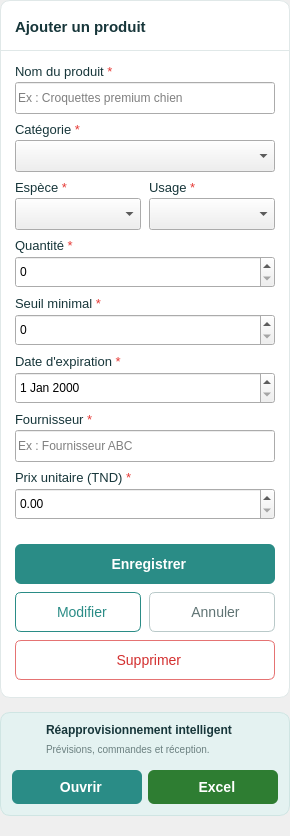
                    <widget class="QWidget" name="colonneDroiteStock">
                     <property name="minimumSize">
                      <size>
                       <width>290</width>
                       <height>0</height>
                      </size>
                     </property>
                     <property name="maximumSize">
                      <size>
                       <width>290</width>
                       <height>16777215</height>
                      </size>
                     </property>
                     <layout class="QVBoxLayout" name="layout_colonneDroite">
                      <property name="spacing">
                       <number>14</number>
                      </property>
                      <property name="leftMargin">
                       <number>0</number>
                      </property>
                      <property name="topMargin">
                       <number>0</number>
                      </property>
                      <property name="rightMargin">
                       <number>0</number>
                      </property>
                      <property name="bottomMargin">
                       <number>0</number>
                      </property>
                      <item>
                       <widget class="QFrame" name="frameFormulaireStock">
                        <property name="minimumSize">
                         <size>
                          <width>290</width>
                          <height>698</height>
                         </size>
                        </property>
                        <property name="maximumSize">
                         <size>
                          <width>290</width>
                          <height>698</height>
                         </size>
                        </property>
                        <property name="styleSheet">
                         <string>.QFrame { background-color:white; border:1px solid #E0E8E8; border-radius:10px; }</string>
                        </property>
                        <widget class="QLabel" name="lblFormTitreStock">
                         <property name="geometry">
                          <rect>
                           <x>15</x>
                           <y>14</y>
                           <width>260</width>
                           <height>26</height>
                          </rect>
                         </property>
                         <property name="styleSheet">
                          <string>color:#17363A;font-size:15px;font-weight:bold;</string>
                         </property>
                         <property name="text">
                          <string>Ajouter un produit</string>
                         </property>
                        </widget>
                        <widget class="QLabel" name="lblSeparateurStock">
                         <property name="geometry">
                          <rect>
                           <x>0</x>
                           <y>50</y>
                           <width>290</width>
                           <height>1</height>
                          </rect>
                         </property>
                         <property name="styleSheet">
                          <string>background:#E0E8E8;</string>
                         </property>
                         <property name="text">
                          <string />
                         </property>
                        </widget>
                        <widget class="QLabel" name="lblNomStock">
                         <property name="geometry">
                          <rect>
                           <x>15</x>
                           <y>62</y>
                           <width>260</width>
                           <height>20</height>
                          </rect>
                         </property>
                         <property name="styleSheet">
                          <string>color:#17363A; font-size:13px;</string>
                         </property>
                         <property name="text">
                          <string>Nom du produit &lt;span style="color:#E53935"&gt;*&lt;/span&gt;</string>
                         </property>
                         <property name="textFormat">
                          <enum>Qt::RichText</enum>
                         </property>
                        </widget>
                        <widget class="QLineEdit" name="txtNomStock">
                         <property name="geometry">
                          <rect>
                           <x>15</x>
                           <y>82</y>
                           <width>260</width>
                           <height>32</height>
                          </rect>
                         </property>
                         <property name="placeholderText">
                          <string>Ex : Croquettes premium chien</string>
                         </property>
                        </widget>
                        <widget class="QLabel" name="lblCategorieStock">
                         <property name="geometry">
                          <rect>
                           <x>15</x>
                           <y>120</y>
                           <width>260</width>
                           <height>20</height>
                          </rect>
                         </property>
                         <property name="styleSheet">
                          <string>color:#17363A; font-size:13px;</string>
                         </property>
                         <property name="text">
                          <string>Catégorie &lt;span style="color:#E53935"&gt;*&lt;/span&gt;</string>
                         </property>
                         <property name="textFormat">
                          <enum>Qt::RichText</enum>
                         </property>
                        </widget>
                        <widget class="QComboBox" name="cmbCategorieStock">
                         <property name="geometry">
                          <rect>
                           <x>15</x>
                           <y>140</y>
                           <width>260</width>
                           <height>32</height>
                          </rect>
                         </property>
                         <property name="cursor">
                          <cursorShape>PointingHandCursor</cursorShape>
                         </property>
                        </widget>
                        <widget class="QLabel" name="lblEspeceStock">
                         <property name="geometry">
                          <rect>
                           <x>15</x>
                           <y>178</y>
                           <width>126</width>
                           <height>20</height>
                          </rect>
                         </property>
                         <property name="styleSheet">
                          <string>color:#17363A; font-size:13px;</string>
                         </property>
                         <property name="text">
                          <string>Espèce &lt;span style="color:#E53935"&gt;*&lt;/span&gt;</string>
                         </property>
                         <property name="textFormat">
                          <enum>Qt::RichText</enum>
                         </property>
                        </widget>
                        <widget class="QComboBox" name="cmbEspeceStock">
                         <property name="geometry">
                          <rect>
                           <x>15</x>
                           <y>198</y>
                           <width>126</width>
                           <height>32</height>
                          </rect>
                         </property>
                         <property name="cursor">
                          <cursorShape>PointingHandCursor</cursorShape>
                         </property>
                        </widget>
                        <widget class="QLabel" name="lblUsageStock">
                         <property name="geometry">
                          <rect>
                           <x>149</x>
                           <y>178</y>
                           <width>126</width>
                           <height>20</height>
                          </rect>
                         </property>
                         <property name="styleSheet">
                          <string>color:#17363A; font-size:13px;</string>
                         </property>
                         <property name="text">
                          <string>Usage &lt;span style="color:#E53935"&gt;*&lt;/span&gt;</string>
                         </property>
                         <property name="textFormat">
                          <enum>Qt::RichText</enum>
                         </property>
                        </widget>
                        <widget class="QComboBox" name="cmbUsageStock">
                         <property name="geometry">
                          <rect>
                           <x>149</x>
                           <y>198</y>
                           <width>126</width>
                           <height>32</height>
                          </rect>
                         </property>
                         <property name="cursor">
                          <cursorShape>PointingHandCursor</cursorShape>
                         </property>
                        </widget>
                        <widget class="QLabel" name="lblQuantiteStock">
                         <property name="geometry">
                          <rect>
                           <x>15</x>
                           <y>236</y>
                           <width>260</width>
                           <height>20</height>
                          </rect>
                         </property>
                         <property name="styleSheet">
                          <string>color:#17363A; font-size:13px;</string>
                         </property>
                         <property name="text">
                          <string>Quantité &lt;span style="color:#E53935"&gt;*&lt;/span&gt;</string>
                         </property>
                         <property name="textFormat">
                          <enum>Qt::RichText</enum>
                         </property>
                        </widget>
                        <widget class="QSpinBox" name="spinQuantiteStock">
                         <property name="geometry">
                          <rect>
                           <x>15</x>
                           <y>256</y>
                           <width>260</width>
                           <height>32</height>
                          </rect>
                         </property>
                        </widget>
                        <widget class="QLabel" name="lblSeuilStock">
                         <property name="geometry">
                          <rect>
                           <x>15</x>
                           <y>294</y>
                           <width>260</width>
                           <height>20</height>
                          </rect>
                         </property>
                         <property name="styleSheet">
                          <string>color:#17363A; font-size:13px;</string>
                         </property>
                         <property name="text">
                          <string>Seuil minimal &lt;span style="color:#E53935"&gt;*&lt;/span&gt;</string>
                         </property>
                         <property name="textFormat">
                          <enum>Qt::RichText</enum>
                         </property>
                        </widget>
                        <widget class="QSpinBox" name="spinSeuilStock">
                         <property name="geometry">
                          <rect>
                           <x>15</x>
                           <y>314</y>
                           <width>260</width>
                           <height>32</height>
                          </rect>
                         </property>
                        </widget>
                        <widget class="QLabel" name="lblDateStock">
                         <property name="geometry">
                          <rect>
                           <x>15</x>
                           <y>352</y>
                           <width>260</width>
                           <height>20</height>
                          </rect>
                         </property>
                         <property name="styleSheet">
                          <string>color:#17363A; font-size:13px;</string>
                         </property>
                         <property name="text">
                          <string>Date d'expiration &lt;span style="color:#E53935"&gt;*&lt;/span&gt;</string>
                         </property>
                         <property name="textFormat">
                          <enum>Qt::RichText</enum>
                         </property>
                        </widget>
                        <widget class="QDateEdit" name="dateExpirationStock">
                         <property name="geometry">
                          <rect>
                           <x>15</x>
                           <y>372</y>
                           <width>260</width>
                           <height>32</height>
                          </rect>
                         </property>
                         <property name="cursor">
                          <cursorShape>PointingHandCursor</cursorShape>
                         </property>
                        </widget>
                        <widget class="QLabel" name="lblFournisseurStock">
                         <property name="geometry">
                          <rect>
                           <x>15</x>
                           <y>410</y>
                           <width>260</width>
                           <height>20</height>
                          </rect>
                         </property>
                         <property name="styleSheet">
                          <string>color:#17363A; font-size:13px;</string>
                         </property>
                         <property name="text">
                          <string>Fournisseur &lt;span style="color:#E53935"&gt;*&lt;/span&gt;</string>
                         </property>
                         <property name="textFormat">
                          <enum>Qt::RichText</enum>
                         </property>
                        </widget>
                        <widget class="QLineEdit" name="txtFournisseurStock">
                         <property name="geometry">
                          <rect>
                           <x>15</x>
                           <y>430</y>
                           <width>260</width>
                           <height>32</height>
                          </rect>
                         </property>
                         <property name="placeholderText">
                          <string>Ex : Fournisseur ABC</string>
                         </property>
                        </widget>
                        <widget class="QLabel" name="lblPrixStock">
                         <property name="geometry">
                          <rect>
                           <x>15</x>
                           <y>468</y>
                           <width>260</width>
                           <height>20</height>
                          </rect>
                         </property>
                         <property name="styleSheet">
                          <string>color:#17363A; font-size:13px;</string>
                         </property>
                         <property name="text">
                          <string>Prix unitaire (TND) &lt;span style="color:#E53935"&gt;*&lt;/span&gt;</string>
                         </property>
                         <property name="textFormat">
                          <enum>Qt::RichText</enum>
                         </property>
                        </widget>
                        <widget class="QDoubleSpinBox" name="spinPrixStock">
                         <property name="geometry">
                          <rect>
                           <x>15</x>
                           <y>488</y>
                           <width>260</width>
                           <height>32</height>
                          </rect>
                         </property>
                        </widget>
                        <widget class="QPushButton" name="btnEnregistrerStock">
                         <property name="geometry">
                          <rect>
                           <x>15</x>
                           <y>544</y>
                           <width>260</width>
                           <height>40</height>
                          </rect>
                         </property>
                         <property name="cursor">
                          <cursorShape>PointingHandCursor</cursorShape>
                         </property>
                         <property name="styleSheet">
                          <string>QPushButton { background-color:#2A8C86; color:white; border:none; border-radius:6px; font-size:14px; font-weight:bold; }
QPushButton:hover { background-color:#237872; }
QPushButton:disabled { background-color:#B7D3D1; color:white; }</string>
                         </property>
                         <property name="text">
                          <string>  Enregistrer</string>
                         </property>
                         <property name="icon">
                          <iconset resource="ressources.qrc">:/icones/save_white.png<normaloff>:/icones/save_white.png</normaloff>
                          </iconset>
                         </property>
                         <property name="iconSize">
                          <size>
                           <width>18</width>
                           <height>18</height>
                          </size>
                         </property>
                        </widget>
                        <widget class="QPushButton" name="btnModifierStock">
                         <property name="geometry">
                          <rect>
                           <x>15</x>
                           <y>592</y>
                           <width>126</width>
                           <height>40</height>
                          </rect>
                         </property>
                         <property name="cursor">
                          <cursorShape>PointingHandCursor</cursorShape>
                         </property>
                         <property name="styleSheet">
                          <string>QPushButton { background:white; color:#2A8C86; border:1px solid #2A8C86; border-radius:6px; font-size:14px; }
QPushButton:hover { background-color:#E6F2F1; }
QPushButton:disabled { color:#A9B8B8; border:1px solid #D5E0E0; background:#F4F7F7; }</string>
                         </property>
                         <property name="text">
                          <string>  Modifier</string>
                         </property>
                         <property name="icon">
                          <iconset resource="ressources.qrc">:/icones/pencil_teal.png<normaloff>:/icones/pencil_teal.png</normaloff>
                          </iconset>
                         </property>
                         <property name="iconSize">
                          <size>
                           <width>18</width>
                           <height>18</height>
                          </size>
                         </property>
                        </widget>
                        <widget class="QPushButton" name="btnAnnulerStock">
                         <property name="geometry">
                          <rect>
                           <x>149</x>
                           <y>592</y>
                           <width>126</width>
                           <height>40</height>
                          </rect>
                         </property>
                         <property name="cursor">
                          <cursorShape>PointingHandCursor</cursorShape>
                         </property>
                         <property name="styleSheet">
                          <string>QPushButton { background:white; color:#5F7373; border:1px solid #B9C9C9; border-radius:6px; font-size:14px; }
QPushButton:hover { background-color:#F0F4F4; }
QPushButton:disabled { color:#A9B8B8; border:1px solid #D5E0E0; background:#F4F7F7; }</string>
                         </property>
                         <property name="text">
                          <string>  Annuler</string>
                         </property>
                         <property name="toolTip">
                          <string>Annuler la modification et vider le formulaire</string>
                         </property>
                         <property name="icon">
                          <iconset resource="ressources.qrc">:/icones/croix_grey.png<normaloff>:/icones/croix_grey.png</normaloff>
                          </iconset>
                         </property>
                         <property name="iconSize">
                          <size>
                           <width>14</width>
                           <height>14</height>
                          </size>
                         </property>
                        </widget>
                        <widget class="QPushButton" name="btnSupprimerStock">
                         <property name="geometry">
                          <rect>
                           <x>15</x>
                           <y>640</y>
                           <width>260</width>
                           <height>40</height>
                          </rect>
                         </property>
                         <property name="cursor">
                          <cursorShape>PointingHandCursor</cursorShape>
                         </property>
                         <property name="styleSheet">
                          <string>QPushButton { background:white; color:#D32F2F; border:1px solid #E57373; border-radius:6px; font-size:14px; }
QPushButton:hover { background-color:#FDECEC; }</string>
                         </property>
                         <property name="text">
                          <string>  Supprimer</string>
                         </property>
                         <property name="icon">
                          <iconset resource="ressources.qrc">:/icones/trash_red.png<normaloff>:/icones/trash_red.png</normaloff>
                          </iconset>
                         </property>
                         <property name="iconSize">
                          <size>
                           <width>18</width>
                           <height>18</height>
                          </size>
                         </property>
                        </widget>
                       </widget>
                      </item>
                      <item>
                       <widget class="QFrame" name="frameExportStock">
                        <property name="minimumSize">
                         <size>
                          <width>290</width>
                          <height>104</height>
                         </size>
                        </property>
                        <property name="maximumSize">
                         <size>
                          <width>290</width>
                          <height>104</height>
                         </size>
                        </property>
                        <property name="styleSheet">
                         <string>.QFrame { background-color:#E4F2F1; border:1px solid #CFE5E3; border-radius:10px; }</string>
                        </property>
                        <widget class="QLabel" name="lblExportIconeStock">
                         <property name="geometry">
                          <rect>
                           <x>12</x>
                           <y>12</y>
                           <width>26</width>
                           <height>26</height>
                          </rect>
                         </property>
                         <property name="scaledContents">
                          <bool>true</bool>
                         </property>
                         <property name="pixmap">
                          <pixmap resource="ressources.qrc">:/icones/clipboard_teal.png</pixmap>
                         </property>
                        </widget>
                        <widget class="QLabel" name="lblExportTitreStock">
                         <property name="geometry">
                          <rect>
                           <x>46</x>
                           <y>8</y>
                           <width>235</width>
                           <height>20</height>
                          </rect>
                         </property>
                         <property name="styleSheet">
                          <string>color:#17363A; font-size:12px; font-weight:bold;</string>
                         </property>
                         <property name="text">
                          <string>Réapprovisionnement intelligent</string>
                         </property>
                        </widget>
                        <widget class="QLabel" name="lblExportSousTitreStock">
                         <property name="geometry">
                          <rect>
                           <x>46</x>
                           <y>28</y>
                           <width>235</width>
                           <height>18</height>
                          </rect>
                         </property>
                         <property name="styleSheet">
                          <string>color:#6B8080; font-size:10px;</string>
                         </property>
                         <property name="text">
                          <string>Prévisions, commandes et réception.</string>
                         </property>
                        </widget>
                        <widget class="QPushButton" name="btnOuvrirReapproStock">
                         <property name="geometry">
                          <rect>
                           <x>12</x>
                           <y>58</y>
                           <width>130</width>
                           <height>34</height>
                          </rect>
                         </property>
                         <property name="cursor">
                          <cursorShape>PointingHandCursor</cursorShape>
                         </property>
                         <property name="styleSheet">
                          <string>QPushButton { background-color:#2A8C86; color:white; border:none; border-radius:6px; font-size:14px; font-weight:bold; }
QPushButton:hover { background-color:#237872; }
QPushButton:disabled { background-color:#B7D3D1; color:white; }</string>
                         </property>
                         <property name="text">
                          <string>  Ouvrir</string>
                         </property>
                         <property name="toolTip">
                          <string>Ouvrir le centre de réapprovisionnement</string>
                         </property>
                         <property name="icon">
                          <iconset resource="ressources.qrc">:/icones/clipboard_white.png<normaloff>:/icones/clipboard_white.png</normaloff>
                          </iconset>
                         </property>
                         <property name="iconSize">
                          <size>
                           <width>18</width>
                           <height>18</height>
                          </size>
                         </property>
                        </widget>
                        <widget class="QPushButton" name="btnExcelStock">
                         <property name="geometry">
                          <rect>
                           <x>148</x>
                           <y>58</y>
                           <width>130</width>
                           <height>34</height>
                          </rect>
                         </property>
                         <property name="cursor">
                          <cursorShape>PointingHandCursor</cursorShape>
                         </property>
                         <property name="styleSheet">
                          <string>QPushButton { background-color:#2E7D32; color:white; border:none; border-radius:6px; font-size:14px; font-weight:bold; }
QPushButton:hover { background-color:#256628; }</string>
                         </property>
                         <property name="text">
                          <string>  Excel</string>
                         </property>
                         <property name="toolTip">
                          <string>Télécharger les suggestions de commande en Excel</string>
                         </property>
                         <property name="icon">
                          <iconset resource="ressources.qrc">:/icones/download_white.png<normaloff>:/icones/download_white.png</normaloff>
                          </iconset>
                         </property>
                         <property name="iconSize">
                          <size>
                           <width>18</width>
                           <height>18</height>
                          </size>
                         </property>
                        </widget>
                       </widget>
                      </item>
                      <item>
                       <spacer name="espaceColonneDroite">
                        <property name="orientation">
                         <enum>Qt::Vertical</enum>
                        </property>
                        <property name="sizeHint" stdset="0">
                         <size>
                          <width>40</width>
                          <height>20</height>
                         </size>
                        </property>
                       </spacer>
                      </item>
                     </layout>
                    </widget>
